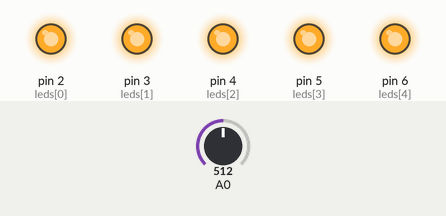
Recording of a sketch running on a simulated Arduino Uno, built with avr-gcc and run on an emulated ATmega328P. Shown: output pins drawn as LEDs (lit = HIGH). The inputs (shaded band) are chosen by the test bench; at power-on: A0 = 512.

Above: at 0.1 s.
Timing chart, 0 to 1.6 s (numbered marks = the images above):
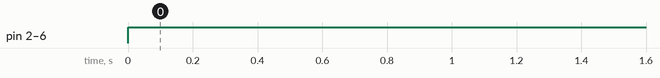

Measured:
- by itself, pin 2 (leds[0]), pin 3 (leds[1]), pin 4 (leds[2]), pin 5 (leds[3]), pin 6 (leds[4]): LOW → HIGH at 0.00 s

The sketch:

SE_Ej11_Vometro.ino
```cpp
int leds[9] = {2, 3, 4, 5, 6, 7, 8, 9};
int a1;
int maximo;
String nInStr;
int nInst = -1;

void setup() {
  // put your setup code here, to run once:
  for (int i  = 0; i < 9; i++) {
    pinMode(leds[i], OUTPUT);
  }
  Serial.begin(9600);
}

void loop() {
  a1 = analogRead(A0);
  maximo = map(a1, 0, 1023, 1, 9);

  for (int i  = 0; i < maximo; i++) {
    digitalWrite(leds[i], 1);
  }
  for (int i = maximo; i < 9; i++){
    pinMode(leds[i], 0);
  }

  delay(200);
}
```
